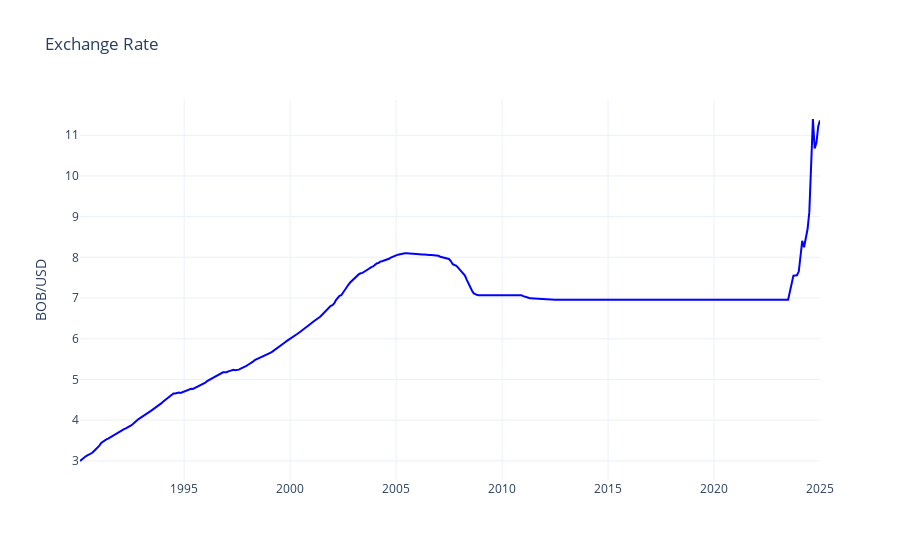

The code cell stored with this chart in its notebook:
### Code cell
fig = go.Figure()
fig.add_trace(go.Scatter(x=igae_ipc.index, y=igae_ipc['exchange'], mode='lines', name='', line=dict(color='blue')))
fig.update_layout(
    title='Exchange Rate',
    xaxis_title='',
    yaxis_title='BOB/USD',
    legend_title='',
    template='plotly_white'
)
fig.show()

### Figure 1 — Plotly figure (JSON) as saved in the notebook; plotly's stock layout.template omitted (floating-point values rounded to 4 significant figures; data arrays with more than 128 entries replaced by an {"elided": "..."} marker saying what was removed)
{"data": [{"line": {"color": "blue"}, "mode": "lines", "name": "", "type": "scatter", "x": {"elided": "420 str values"}, "y": {"elided": "420 float values"}}], "layout": {"legend": {"title": {"text": ""}}, "title": {"text": "Exchange Rate"}, "xaxis": {"title": {"text": ""}}, "yaxis": {"title": {"text": "BOB/USD"}}}}
